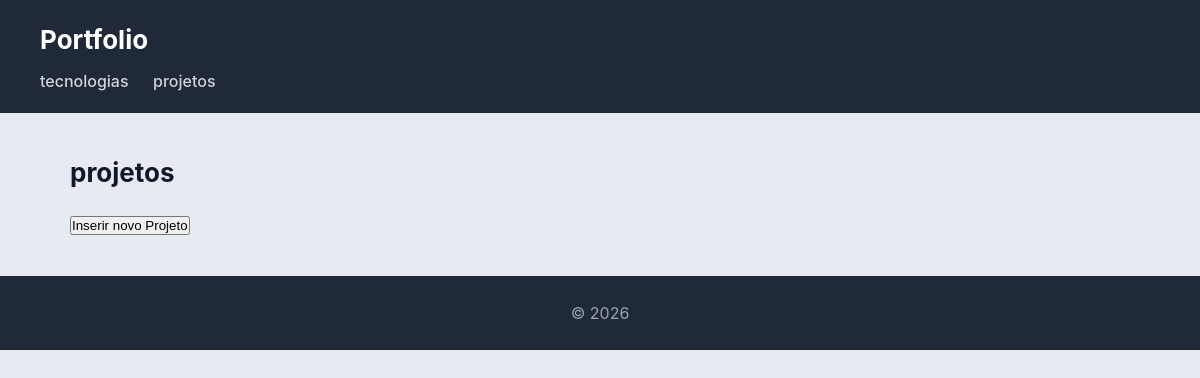
The app's page /projetos/, older data.
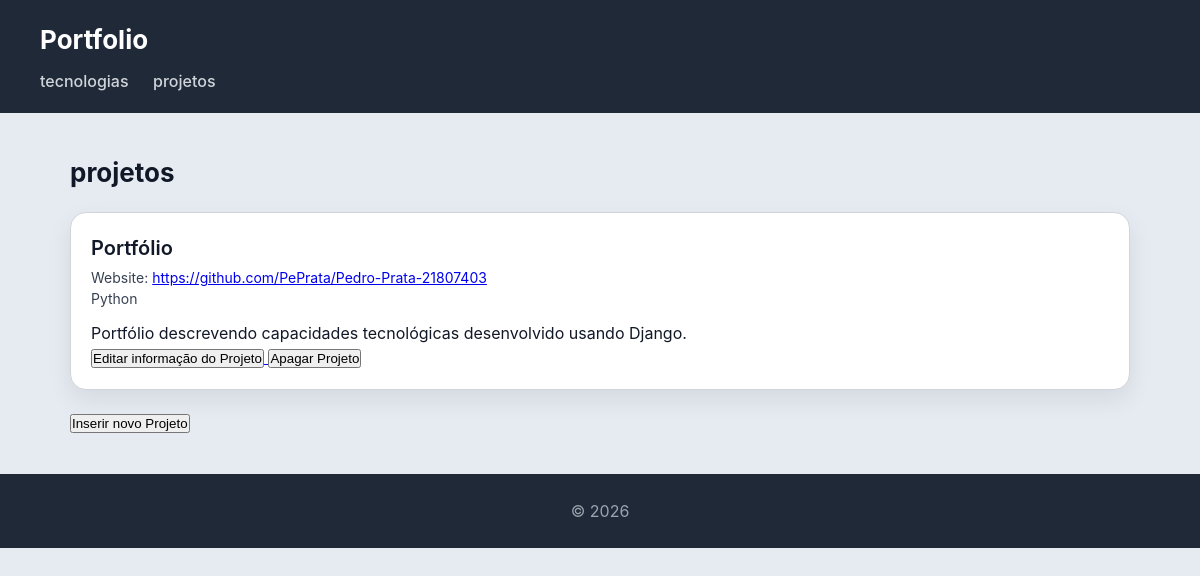
The same page, newer data.
### portfolio/models.py (models this page shows, shortened)
class Projeto(models.Model):
    cadeira = models.ForeignKey(Cadeira, on_delete=models.CASCADE, related_name="projetos")
    nome = models.CharField(max_length=255)
    descricao = models.TextField(blank=True)
    link = models.TextField(blank=True)
    tecnologias = models.ManyToManyField(Tecnologia, related_name="projetos", blank=True)

class Tecnologia(models.Model):
    nome = models.CharField(max_length=255)
    logotipo = models.ImageField(upload_to='portfolio/fotos', null=True, blank=True)
    link = models.CharField(max_length=255)
    descricao = models.TextField(blank=True)

### portfolio/views.py (the view)
# urls.py: path('projetos/', views.projetos_view, name="projetos"),
def projetos_view(request):
    Projetos = Projeto.objects.all()
    return render(request, 'portfolio/projetos.html',{'projetos': Projetos})

### portfolio/templates/portfolio/projetos.html
{% extends "portfolio/base.html" %}
{% block content %}
<h2>projetos</h2>
<section>
    {% for projeto in projetos %}
    <article>
        <header>
            <h3>{{ projeto.nome }}</h3>
            <p>Website: <a href="{ projeto.link }">{{ projeto.link }}</a></p>
            {% for tecnologia in projeto.tecnologias.all %}
                <p>{{ tecnologia.nome }}</p>
            {% endfor %}
        </header>
        <section>
            <p>
                {{ projeto.descricao }}
            </p>
            <a href="{% url 'edita_projeto' projeto.id %}">
                <button>Editar informação do Projeto</button>
            </a>
            <a href="{% url 'apaga_projeto' projeto.id %}">
                <button>Apagar Projeto</button>
            </a>
        </section>
    </article>
    {% endfor %}
    <a href="{% url 'novo_projeto' %}">
        <button>Inserir novo Projeto</button>
    </a>
</section>
{% endblock %}

Row changes from the older to the newer data that the page shows:
added Projeto: nome "Portfólio", link "https://github.com/PePrata/Pedro-Prata-21807403", descricao "Portfólio descrevendo capacidades tecnológicas desenvolvido usando Django."
now on this page (row unchanged): Tecnologia: nome "Python"
